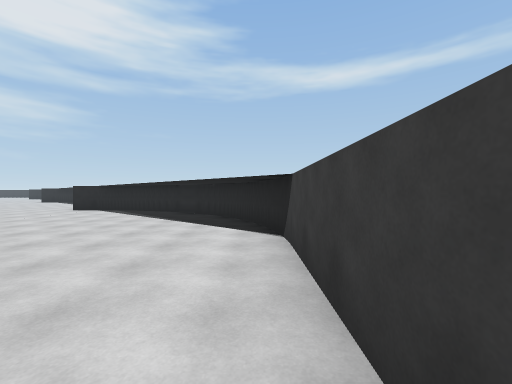
[1] (above)

24 first-person views from a walk through a 3-D level made in the Unity game engine. The camera is 1.5 m above the floor, looks level and sees 90° across. The floor is counted in squares, 2 m on a side. Each view is taken from the middle of a square. On the plan, view 1 faces up. The plan holds only what a view shows up to about 9 squares ahead; the rest is blank. The place goes on beyond the plan.

[2]
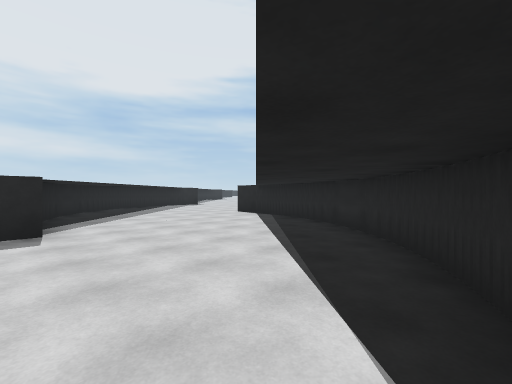

[3]
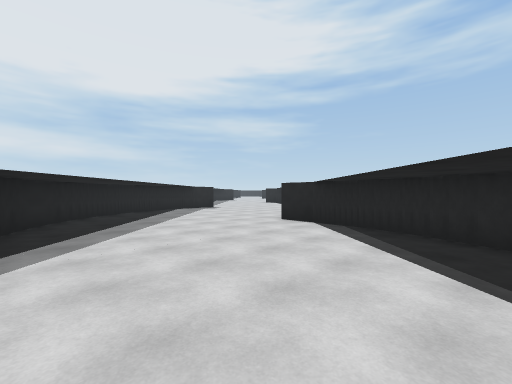

[4]
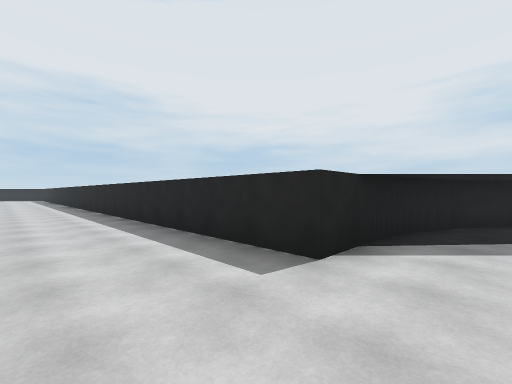

[5]
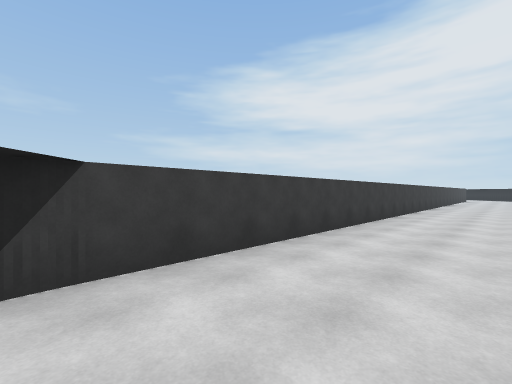

[6]
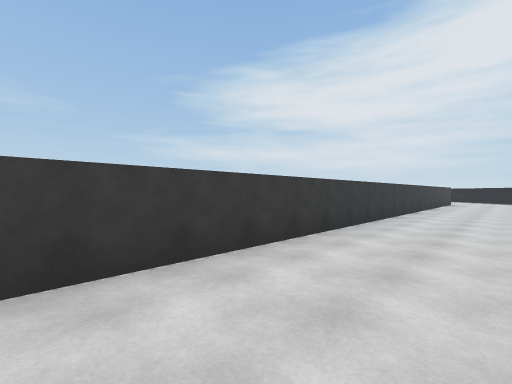

[7]
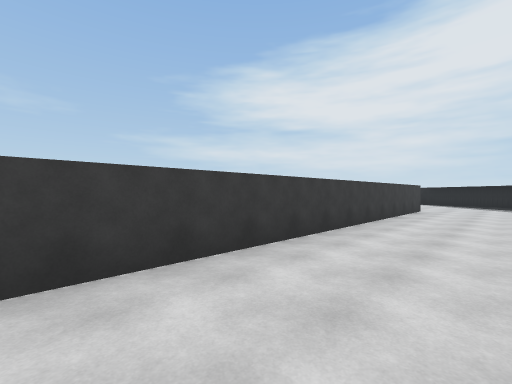

[8]
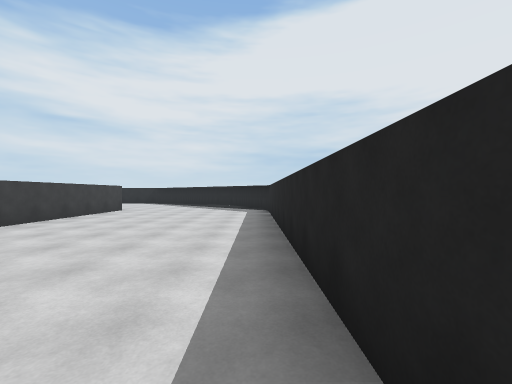

[9]
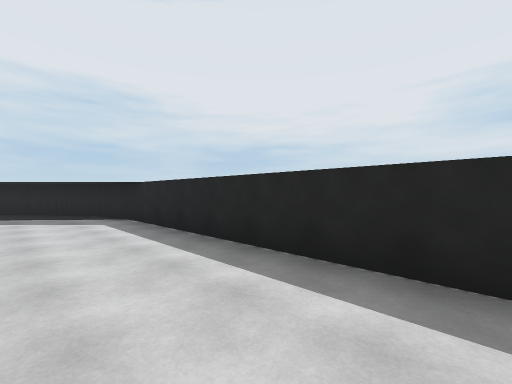

[10]
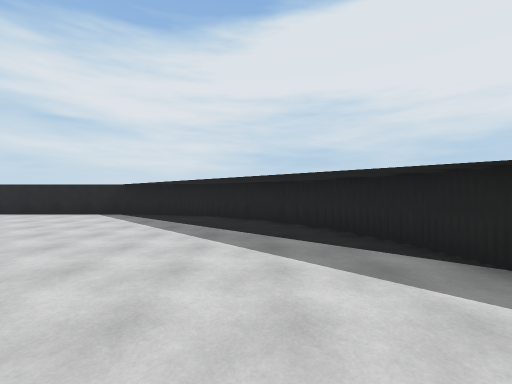

[11]
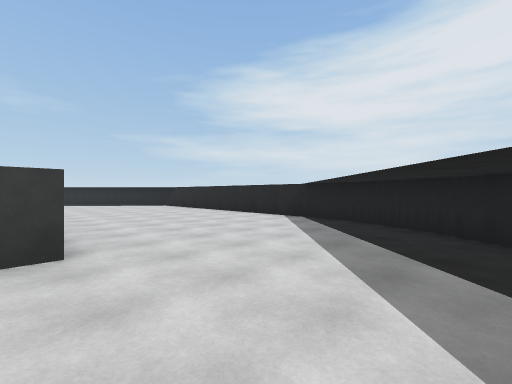

[12]
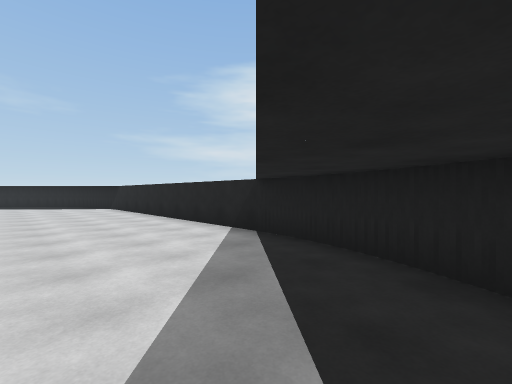

[13]
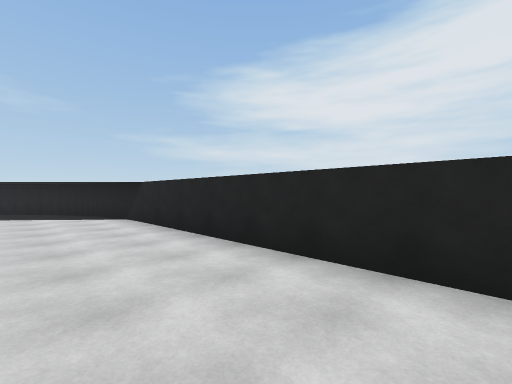

[14]
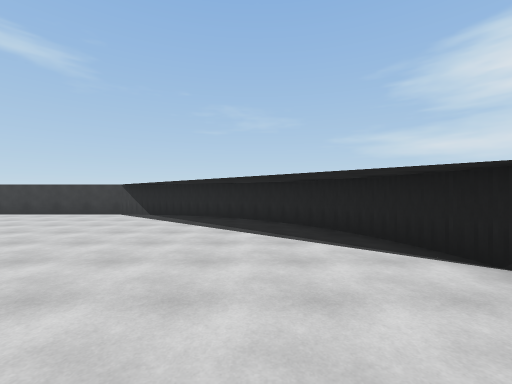

[15]
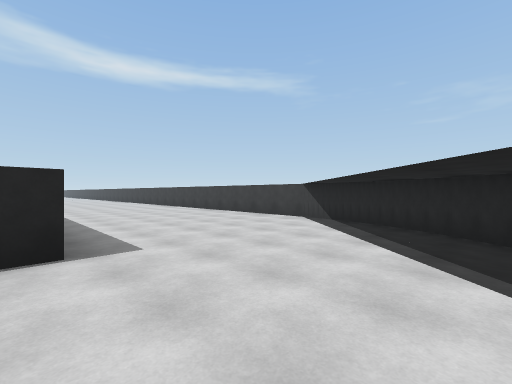

[16]
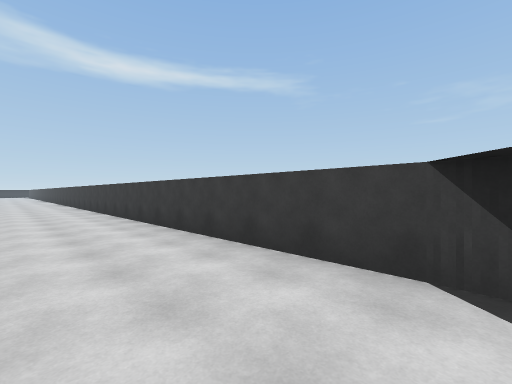

[17]
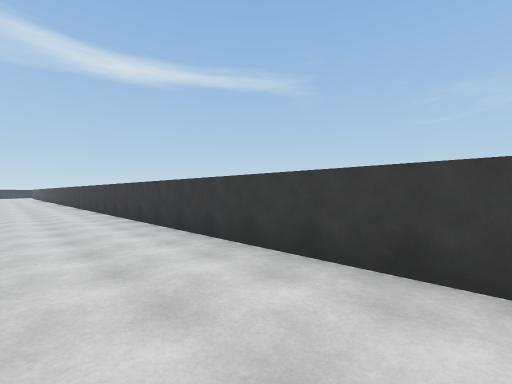

[18]
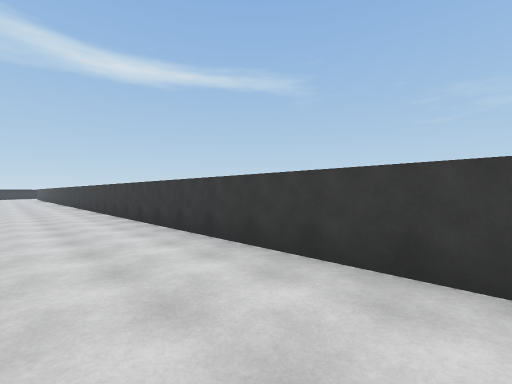

[19]
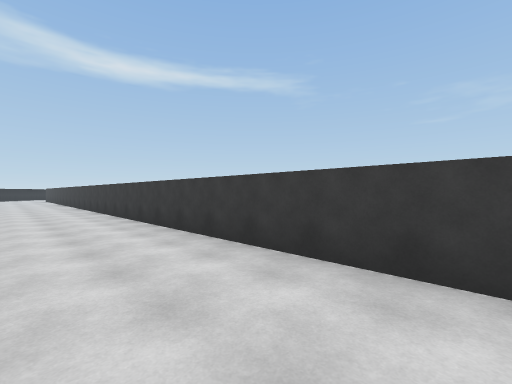

[20]
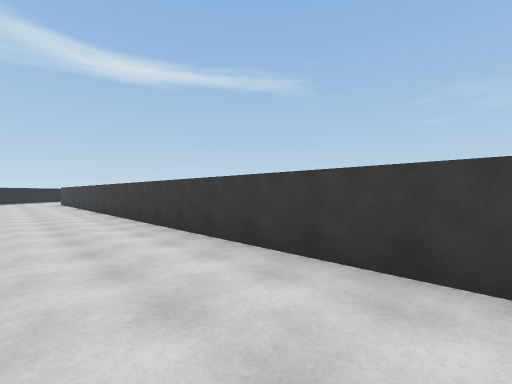

[21]
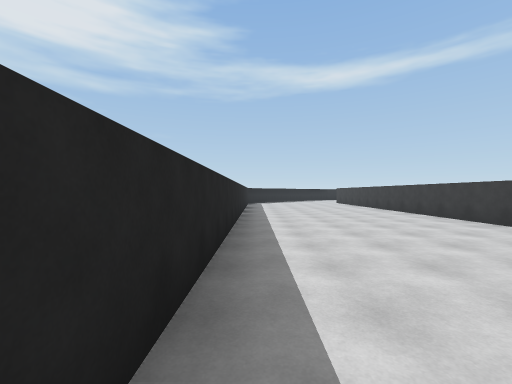

[22]
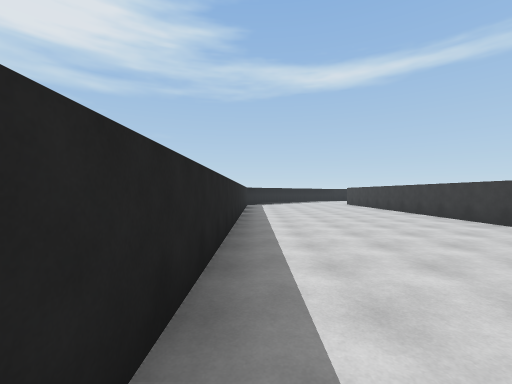

[23]
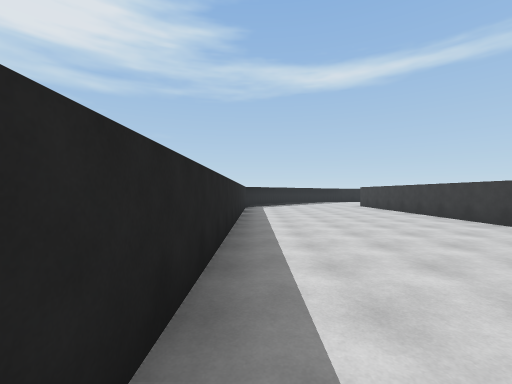

[24]
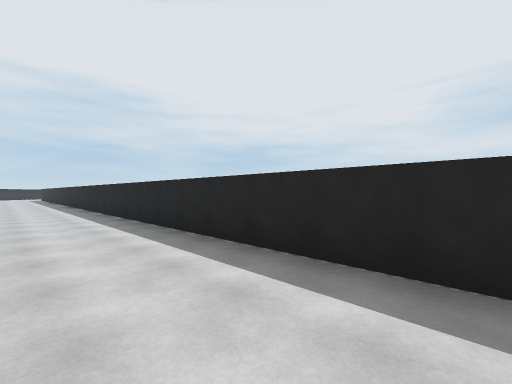

### Floor plan
Points are (right, up) in squares from view 1. A wall is a line through its corners. A room is listed if a view was taken in it or the views show most of it. See-through windows are left out.
Room 1 (views 1, 2, 3, 4, 5, 6, 7, 8, 9, 10, 11, 12, 13, 14, 15, 16, 17, 18, 19, 20, 21, 22, 23, 24)
walls: (-5.5, -11.5) (-5.5, -21.1) (-5.3, -22.2); (0.4, 5.1) (0, 6); (0.1, 6.1) (-0.5, 7.2); (-0.5, 7.1) (-1, 7.9); (0.5, -21.5) (0.5, 4.1) (0.4, 4.9); (-0.9, 7.7) (-1.4, 8.4); (-8.7, 4.9) (-8, 4.6) (-7.1, 4.5) (-5.5, 4.5) (-5.5, -4.2); (-1.4, 8.3) (-2.3, 9.1); (-9.8, 5.3) (-8.6, 4.8); (-5.3, -22.1) (-5.1, -22.9); (-10.2, 5.5) (-9.7, 5.3); (-2.2, 9) (-2.6, 9.3); (-2.5, 9.3) (-3.7, 10); (-5.2, -22.7) (-4.9, -23.4); (-4.9, -23.3) (-4.6, -24.1); (-11.1, 6.2) (-10.1, 5.4); (-3.6, 9.9) (-4.5, 10.3); (-4.6, -24) (-3.8, -25.1); (-4.4, 10.2) (-5.1, 10.4); (10.5, -21.5) (10, -21.5); (-5, 10.3) (-5.9, 10.5) (-7.5, 10.5); (-11.7, 6.7) (-11, 6.1); (-3.8, -25) (-3.3, -25.6); (-12.1, 7.2) (-11.5, 6.6); (-3.4, -25.5) (-2.5, -26.3); (-2.6, -26.2) (-1.9, -26.6); (-12.6, 8) (-12, 7.2); (-2, -26.6) (-0.8, -27.1); (-0.9, -27.1) (-0.1, -27.4); (-0.2, -27.3) (0.6, -27.5); (0.5, -27.4) (1, -27.5); (0.7, -27.5) (10.1, -27.5); (16.5, -21.2) (16.5, 15.5); (16.4, -22) (16.5, -21.1); (16.1, -23) (16.4, -21.9); (10, -27.5) (11.3, -27.3); (15.8, -23.5) (16.1, -22.8); (11.2, -27.3) (11.8, -27.2); (15.2, -24.6) (15.9, -23.5); (11.7, -27.2) (12.4, -26.9) (13.1, -26.5); (14.5, -25.5) (15.3, -24.4); (13, -26.6) (14.1, -25.8); (14, -25.9) (14.5, -25.4); (10.5, 15.1) (10.5, -3.2)

Where each view was taken, in squares from view 1:
view 1: 0 up, 0 right, facing up
view 2: 4 up, 0 right, facing up-left
view 3: 5 up, 3 left, facing up-left
view 4: 6 up, 3 left, facing down-left
view 5: 4 up, 2 left, facing down-right
view 6: 3 down, 2 left, facing down-right
view 7: 10 down, 2 left, facing down-right
view 8: 11 down, 5 left, facing down
view 9: 14 down, 3 left, facing down-left
view 10: 19 down, 3 left, facing down
view 11: 21 down, 3 left, facing down-right
view 12: 24 down, 2 left, facing down-right
view 13: 25 down, 3 right, facing down-right
view 14: 25 down, 8 right, facing right
view 15: 25 down, 10 right, facing up-right
view 16: 21 down, 14 right, facing up-right
view 17: 16 down, 14 right, facing up-right
view 18: 11 down, 14 right, facing up-right
view 19: 5 down, 14 right, facing up-right
view 20: 2 up, 14 right, facing up-right
view 21: 3 up, 11 right, facing up
view 22: 5 up, 11 right, facing up
view 23: 7 up, 11 right, facing up
view 24: 7 up, 13 right, facing down-left
